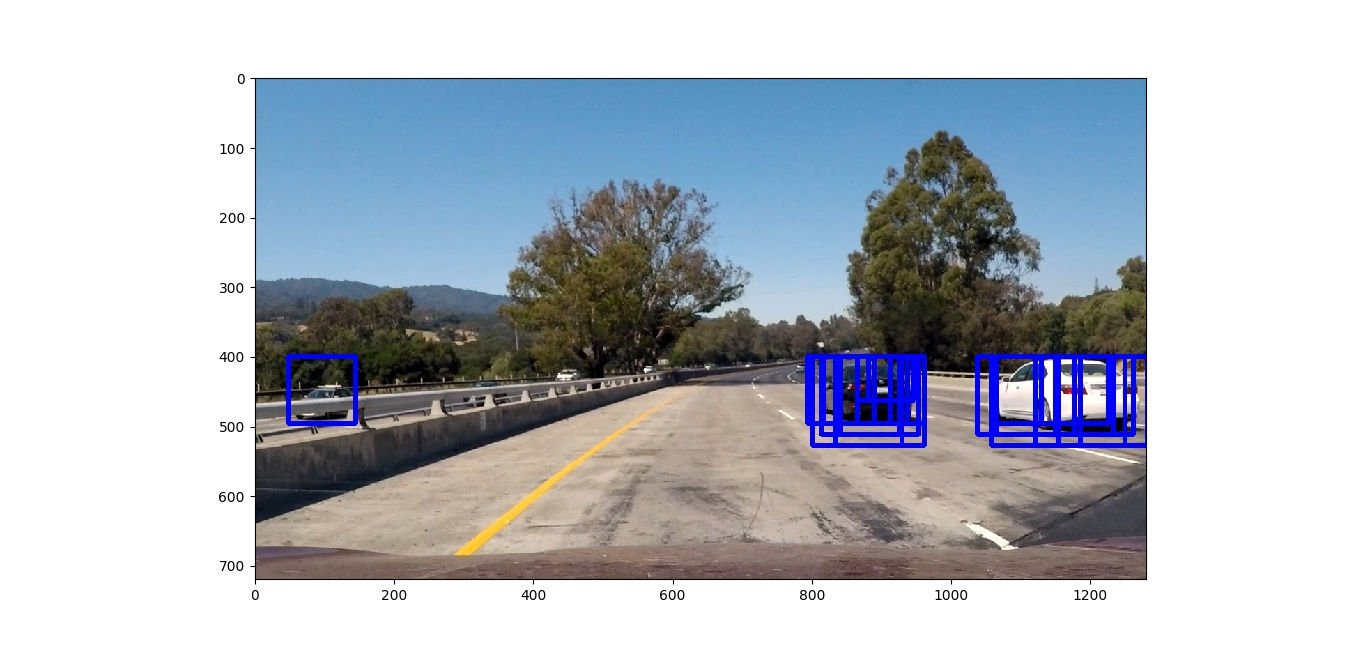
#> input picture examples/sliding_window.jpg, 1366 x 651 px, given in place of test1.jpg, which was not available
$ jupyter execute --allow-errors CarND-Vehicle-Detection.ipynb   (shell and % lines are left out)   (older library calls are emulated)   (text cells are left out)
#> lines starting #> are read from the running program, lines starting #| are printed output that depends on the picture; pictures that were not available may be replaced by others from this repository, and a replacement may not be noted
[cell 1]
import cv2
import random
import glob
import time
import pickle
import numpy as np
import matplotlib
matplotlib.use('Qt4Agg')
import matplotlib.pyplot as plt
import matplotlib.image as mpimg
from mpl_toolkits.mplot3d import Axes3D
from skimage.feature import hog
from scipy.ndimage.measurements import label
from sklearn.model_selection import train_test_split
from sklearn.preprocessing import StandardScaler
from sklearn.svm import LinearSVC
from moviepy.editor import VideoFileClip
from IPython.display import HTML

[cell 2]
### TODO: Tweak these parameters and see how the results change.
color_space = 'YUV' # Can be RGB, HSV, LUV, HLS, YUV, YCrCb
orient = 9  # HOG orientations
pix_per_cell = 8 # HOG pixels per cell
cell_per_block = 2 # HOG cells per block
hog_channel = "ALL" # Can be 0, 1, 2, or "ALL"
spatial_size = (16, 16) # Spatial binning dimensions
hist_bins = 16    # Number of histogram bins
bins_range = (0, 256) # Range of histogram bins, should be (0,1) for .png and (0,256) for .jpg
spatial_feat = True # Spatial features on or off
hist_feat = True # Histogram features on or off
hog_feat = True # HOG features on or off
y_start_stop = [None, None] # Min and max in y to search in slide_window()
max_center_offset = 100 # Allowable search range for a new vehicle
max_frame_hist = 7 # Number of frames to average the vehicle history over
max_loss_count = 3 # Number of allowed missing frames before the vehicle is considered lost
min_lifetime = 3 # Number of consecutive frames needed to see vehicle
# Search windows and scale
ystart = [400, 400, 400, 400]
ystop = [464, 496, 512, 628]
scale = [1.0, 1.5, 1.75, 2.0]

[cell 3]
# [35 lines left out: functions convert_color, get_hog_features, not called in this run]

def bin_spatial(img, size=(32, 32)):
    color1 = cv2.resize(img[:,:,0], size).ravel()
    color2 = cv2.resize(img[:,:,1], size).ravel()
    color3 = cv2.resize(img[:,:,2], size).ravel()
    return np.hstack((color1, color2, color3))

# Define a function to compute color histogram features
# [9 lines left out: function color_hist, not called in this run]

# Define a function to extract features from a list of images
# Have this function call bin_spatial() and color_hist()
def extract_features(imgs, color_space='RGB', spatial_size=(32, 32),
                        hist_bins=32, orient=9,
                        pix_per_cell=8, cell_per_block=2, hog_channel=0,
                        spatial_feat=True, hist_feat=True, hog_feat=True):
    # Create a list to append feature vectors to
    features = []
    # Iterate through the list of images
    for file in imgs:
        file_features = []
        # Read in each one by one
        image = mpimg.imread(file)
        # apply color conversion if other than 'RGB'
        feature_image = convert_color(image, color_space)

        if spatial_feat == True:
            spatial_features = bin_spatial(feature_image, size=spatial_size)
            file_features.append(spatial_features)
        if hist_feat == True:
            # Apply color_hist()
            hist_features = color_hist(feature_image, nbins=hist_bins)
            file_features.append(hist_features)
        if hog_feat == True:
        # Call get_hog_features() with vis=False, feature_vec=True
            if hog_channel == 'ALL':
                hog_features = []
                for channel in range(feature_image.shape[2]):
                    hog_features.append(get_hog_features(feature_image[:,:,channel],
                                        orient, pix_per_cell, cell_per_block,
                                        vis=False, feature_vec=True))
                hog_features = np.ravel(hog_features)
            else:
                hog_features = get_hog_features(feature_image[:,:,hog_channel], orient,
                            pix_per_cell, cell_per_block, vis=False, feature_vec=True)
            # Append the new feature vector to the features list
            file_features.append(hog_features)
        features.append(np.concatenate(file_features))
    # Return list of feature vectors
    return features

# Define a function that takes an image,
# start and stop positions in both x and y,
# window size (x and y dimensions),
# and overlap fraction (for both x and y)
def slide_window(img, x_start_stop=[None, None], y_start_stop=[None, None],
                    xy_window=(64, 64), xy_overlap=(0.5, 0.5)):
    # If x and/or y start/stop positions not defined, set to image size
    if x_start_stop[0] == None:
        x_start_stop[0] = 0
    if x_start_stop[1] == None:
        x_start_stop[1] = img.shape[1]
    if y_start_stop[0] == None:
        y_start_stop[0] = 0
    if y_start_stop[1] == None:
        y_start_stop[1] = img.shape[0]
    # Compute the span of the region to be searched
    xspan = x_start_stop[1] - x_start_stop[0]
    yspan = y_start_stop[1] - y_start_stop[0]
    # Compute the number of pixels per step in x/y
    nx_pix_per_step = np.int(xy_window[0]*(1 - xy_overlap[0]))
    ny_pix_per_step = np.int(xy_window[1]*(1 - xy_overlap[1]))
    # Compute the number of windows in x/y
    nx_buffer = np.int(xy_window[0]*(xy_overlap[0]))
    ny_buffer = np.int(xy_window[1]*(xy_overlap[1]))
    nx_windows = np.int((xspan-nx_buffer)/nx_pix_per_step)
    ny_windows = np.int((yspan-ny_buffer)/ny_pix_per_step)
    # Initialize a list to append window positions to
    window_list = []
    # Loop through finding x and y window positions
    # Note: you could vectorize this step, but in practice
    # you'll be considering windows one by one with your
    # classifier, so looping makes sense
    for ys in range(ny_windows):
        for xs in range(nx_windows):
            # Calculate window position
            startx = xs*nx_pix_per_step + x_start_stop[0]
            endx = startx + xy_window[0]
            starty = ys*ny_pix_per_step + y_start_stop[0]
            endy = starty + xy_window[1]

            # Append window position to list
            window_list.append(((startx, starty), (endx, endy)))
    # Return the list of windows
    return window_list

# Define a single function that can extract features using hog sub-sampling and make predictions
# [67 lines left out: function find_cars, not called in this run]

def draw_boxes(img, bboxes, color=(0, 0, 255), thick=6):
    # Make a copy of the image
    imcopy = np.copy(img)
    # Iterate through the bounding boxes
    for bbox in bboxes:
        # Draw a rectangle given bbox coordinates
        cv2.rectangle(imcopy, bbox[0], bbox[1], color, thick)
    # Return the image copy with boxes drawn
    return imcopy

def add_heat(heatmap, bbox_list):
    # Iterate through list of bboxes
    for box in bbox_list:
        # Add += 1 for all pixels inside each bbox
        # Assuming each "box" takes the form ((x1, y1), (x2, y2))
        heatmap[box[0][1]:box[1][1], box[0][0]:box[1][0]] += 1

    # Return updated heatmap
    return heatmap# Iterate through list of bboxes

def apply_threshold(heatmap, threshold):
    # Zero out pixels below the threshold
    heatmap[heatmap <= threshold] = 0
    # Return thresholded map
    return heatmap

# [136 lines left out: functions find_heatmap, convert_heatmap_to_bbox, find_existing_targets, find_new_targets, draw_labeled_bboxes, pipeline, not called in this run]

class Vehicle():
    # [17 lines left out: functions __init__, reset, not called in this run]

#> (a cell that did not finish here is left out)

#> (a cell that did not finish here is left out)

[cell 6]
# Read in cars and notcars
car_images = glob.glob('vehicles/*/*.png')
notcar_images = glob.glob('non-vehicles/*/*.png')
cars = []
notcars = []
for image in car_images:
    cars.append(image)
for image in notcar_images:
    notcars.append(image)

# Reduce the sample size
sample_size = 2000
random.shuffle(cars)
random.shuffle(notcars)
sample_cars = cars[0:sample_size]
sample_notcars = notcars[0:sample_size]

train_cars = cars
train_notcars = notcars

car_features = extract_features(train_cars, color_space=color_space,
                        spatial_size=spatial_size, hist_bins=hist_bins,
                        orient=orient, pix_per_cell=pix_per_cell,
                        cell_per_block=cell_per_block,
                        hog_channel=hog_channel, spatial_feat=spatial_feat,
                        hist_feat=hist_feat, hog_feat=hog_feat)
notcar_features = extract_features(train_notcars, color_space=color_space,
                        spatial_size=spatial_size, hist_bins=hist_bins,
                        orient=orient, pix_per_cell=pix_per_cell,
                        cell_per_block=cell_per_block,
                        hog_channel=hog_channel, spatial_feat=spatial_feat,
                        hist_feat=hist_feat, hog_feat=hog_feat)

# Create an array stack of feature vectors
X = np.vstack((car_features, notcar_features)).astype(np.float64)

# Define the labels vector
y = np.hstack((np.ones(len(car_features)), np.zeros(len(notcar_features))))

# Split up data into randomized training and test sets
rand_state = np.random.randint(0, 100)
#> (the rest of this cell did not finish here and is left out)

[cell 7]
for fname in glob.glob("examples/color_spaces/*.png"):
    # Read a color image
    img = cv2.imread(fname)

    # Select a small fraction of pixels to plot by subsampling it
    scale = max(img.shape[0], img.shape[1], 64) / 64  # at most 64 rows and columns
    img_small = cv2.resize(img, (np.int(img.shape[1] / scale), np.int(img.shape[0] / scale)), interpolation=cv2.INTER_NEAREST)

    # Convert subsampled image to desired color space(s)
    img_small_RGB = cv2.cvtColor(img_small, cv2.COLOR_BGR2RGB)  # OpenCV uses BGR, matplotlib likes RGB
    img_small_HSV = cv2.cvtColor(img_small, cv2.COLOR_BGR2HSV)
    img_small_HLS = cv2.cvtColor(img_small, cv2.COLOR_BGR2HLS)
    img_small_rgb = img_small_RGB / 255.  # scaled to [0, 1], only for plotting

    # Plot and show
    plot3d(img_small_RGB, img_small_rgb)
    plt.show()
    plot3d(img_small_HSV, img_small_rgb, axis_labels=list("HSV"))
    plt.show()
    plot3d(img_small_HLS, img_small_rgb, axis_labels=list("HLS"))
    plt.show()

[cell 8]
# Read in an image
# You can also read cutout2, 3, 4 etc. to see other examples
image = mpimg.imread('test_images/test1.jpg')
#> image is the input picture: shape (651, 1366, 3); mean R, G, B 182.9, 188.5, 196.4

feature_vec = bin_spatial(image, size=(32, 32))
#> in bin_spatial, `color1 = cv2.resize(img[:,:,0], size).ravel()`: color1 = 1024 values, max 255 at index 0, min 0 at index 563, mean 182
#> in bin_spatial, `color2 = cv2.resize(img[:,:,1], size).ravel()`: color2 = 1024 values, max 255 at index 0, min 1 at index 551, mean 187.7
#> in bin_spatial, `color3 = cv2.resize(img[:,:,2], size).ravel()`: color3 = 1024 values, max 255 at index 0, min 0 at index 552, mean 195.8
#> feature_vec = 3072 values, max 255 at index 0, min 0 at index 563, mean 188.5

# Plot features
plt.plot(feature_vec)
#> (this line was passed over: IPython is not available in this run)
plt.title('Spatially Binned Features')
#> (this line was passed over: IPython is not available in this run)
plt.show()

[cell 9]
# Read in cars and notcars
car_images = glob.glob('vehicles/*/*.png')
notcar_images = glob.glob('non-vehicles/*/*.png')
cars = []
notcars = []
for image in car_images:
    cars.append(image)
#> after the loop, cars = []
for image in notcar_images:
    notcars.append(image)
#> after the loop, notcars = []

# Generate a random index to look at a car image
#> (the rest of this cell did not finish here and is left out)

[cell 10]
image = mpimg.imread('test_video_frames/test_video_25.jpg')
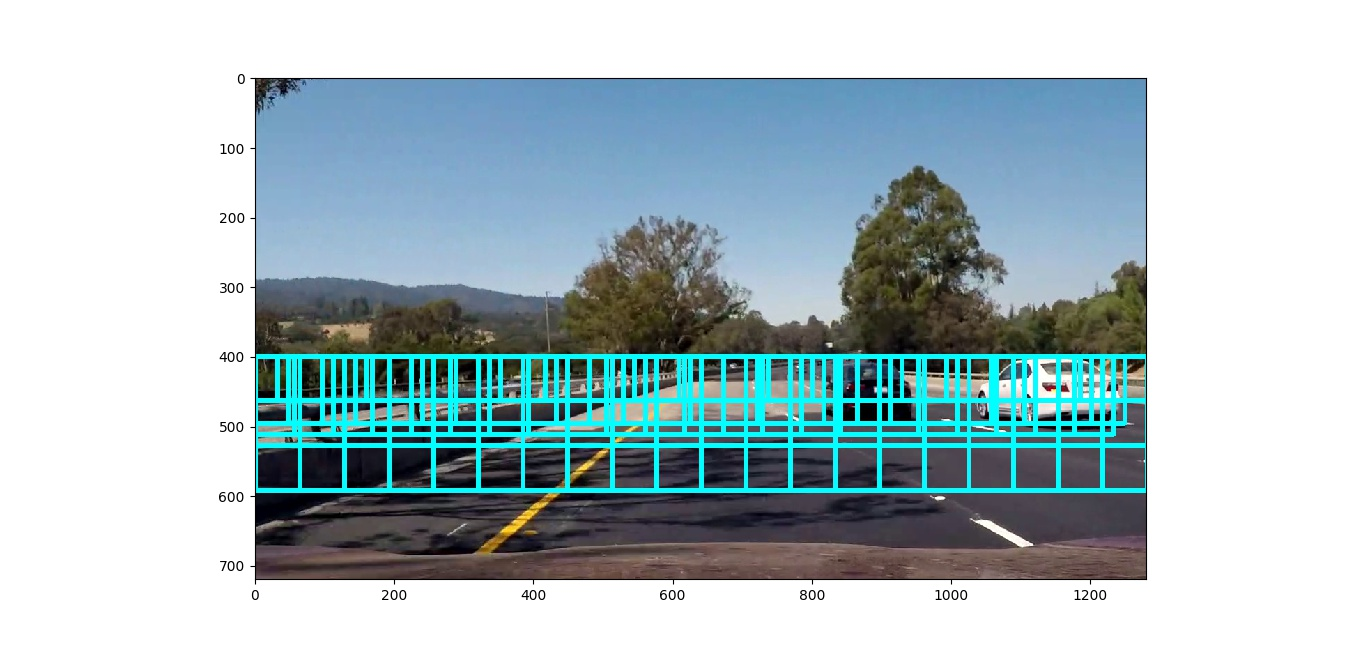
#> input picture examples/sliding_windows.jpg, 1366 x 651 px, given in place of test_video_25.jpg, which was not available
#> image is the input picture: shape (651, 1366, 3); mean R, G, B 171.9, 190.8, 196

ystart = [400, 400, 400, 400]
ystop = [464, 496, 512, 628]
scale = [1.0, 1.5, 1.75, 2.0]
window_img = np.copy(image)
for search in zip(ystart, ystop, scale):

    windows = slide_window(window_img, x_start_stop=(0, image.shape[1]), y_start_stop=(search[0], search[1]),
                        xy_window=(int(search[2]*64), int(search[2]*64)), xy_overlap=(0.5, 0.5))
    window_img = draw_boxes(window_img, windows, color=(0, 255, 255), thick=6)
#> this loop made 4 passes
#> pass 1, `window_img = draw_boxes(window_img, windows, color=(0, 255, 255), thic..`:
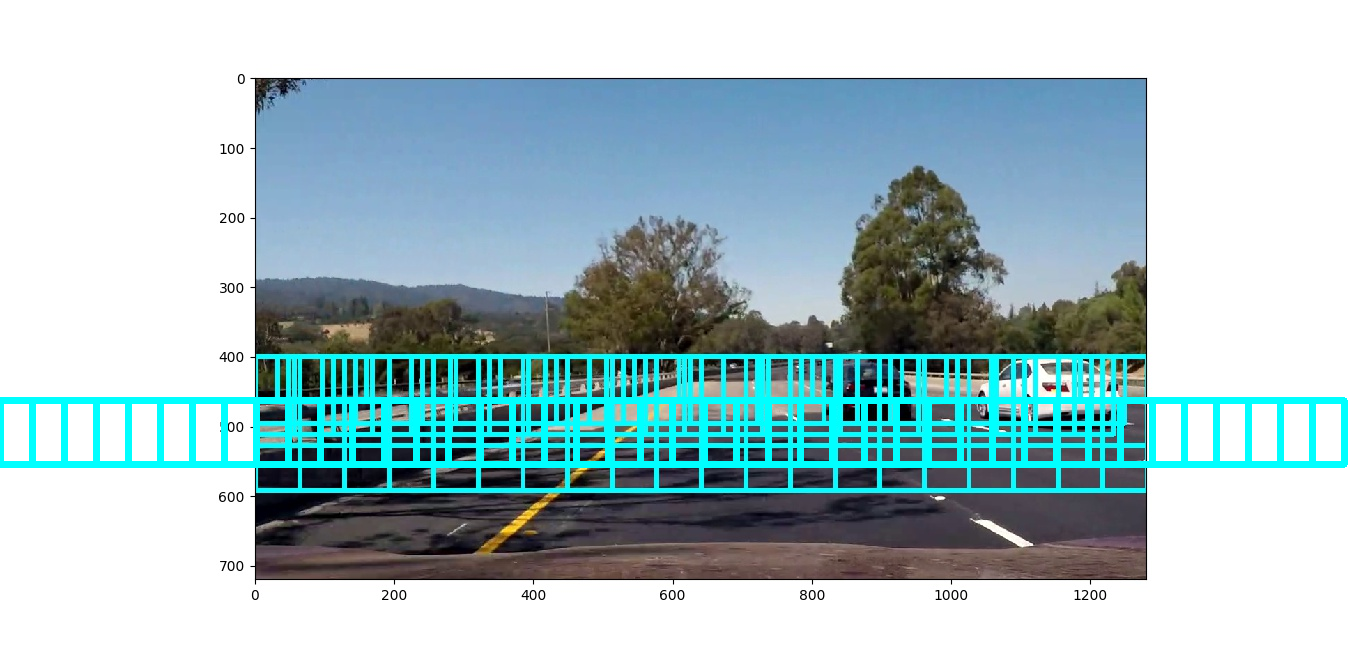
#> window_img: shape (651, 1366, 3); mean R, G, B 167.2, 193.7, 198.8
#> pass 3, `window_img = draw_boxes(window_img, windows, color=(0, 255, 255), thic..`:
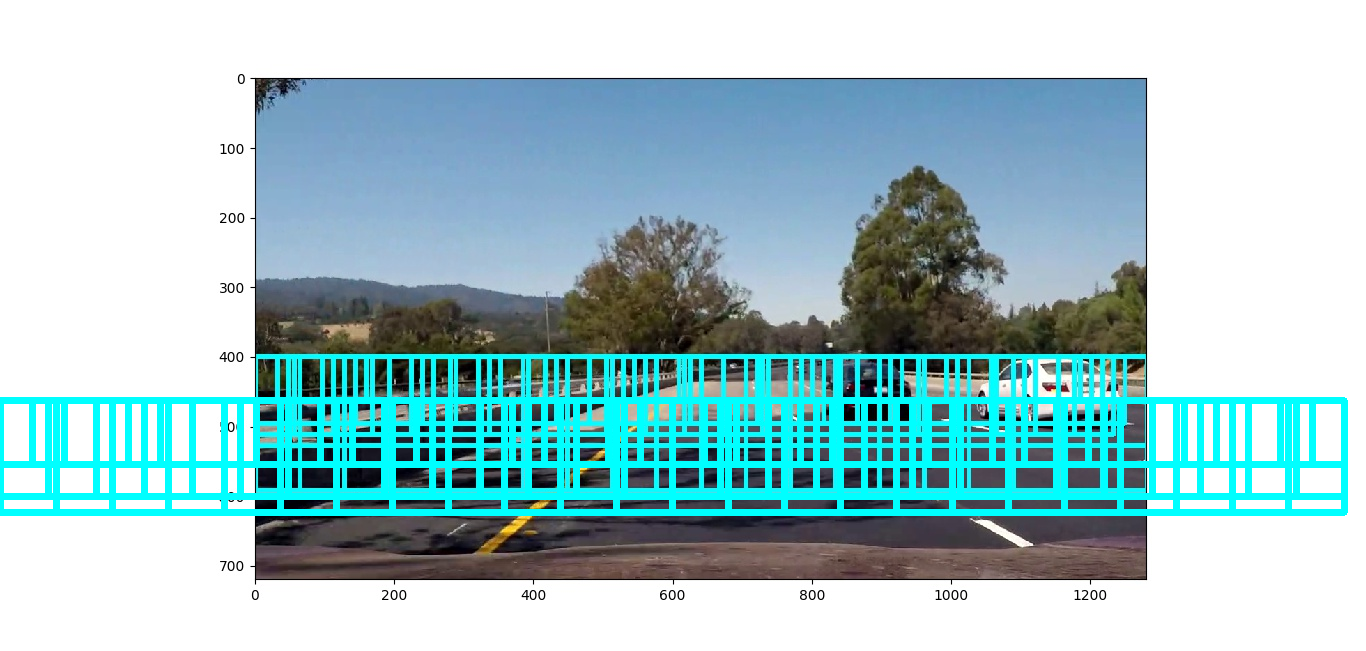
#> window_img: shape (651, 1366, 3); mean R, G, B 161.7, 198.6, 203.6
#> after the loop:
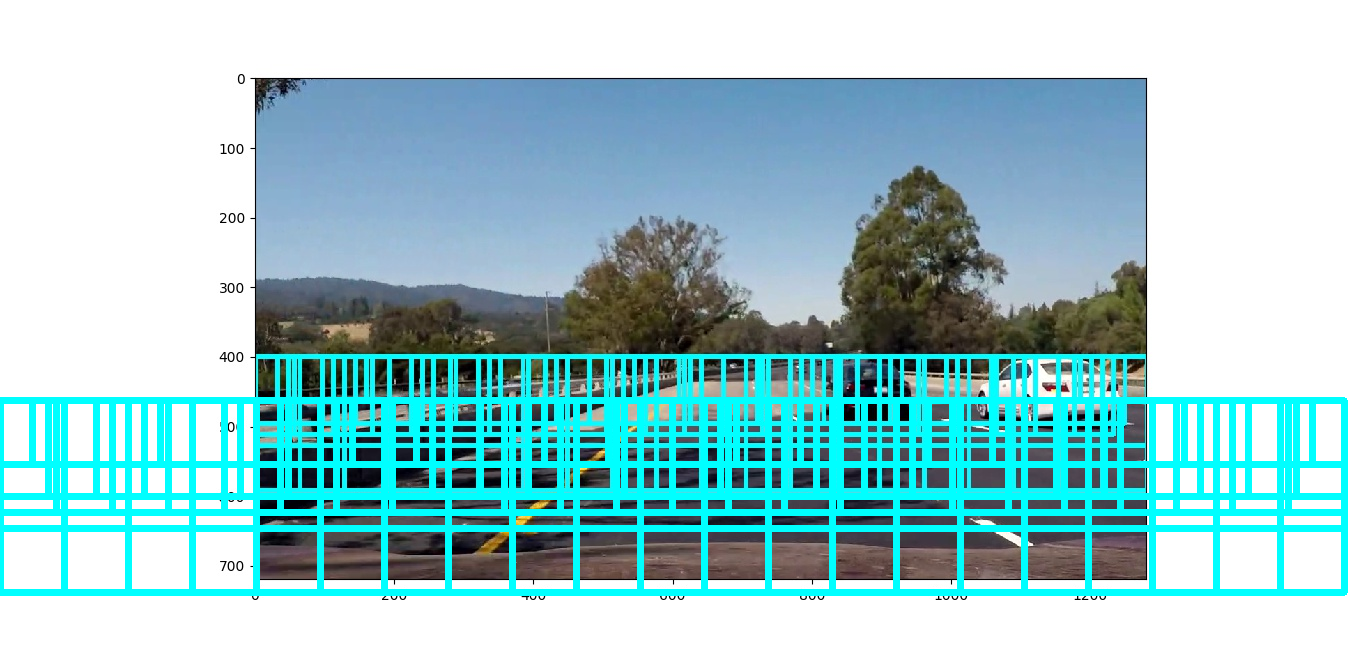
#> window_img: shape (651, 1366, 3); mean R, G, B 155.4, 201.6, 206.5
plt.imshow(window_img)
#> (this line was passed over: IPython is not available in this run)
plt.show()

[cell 11]
img = mpimg.imread('test_images/test1.jpg')
bboxes = []
ystart = [400, 400, 400, 400]
ystop = [464, 496, 512, 628]
scale = [1.0, 1.5, 1.75, 2.0]

#> (the rest of this cell did not finish here and is left out)

[cell 12]
# Read in a pickle file with bboxes saved
# Each item in the "all_bboxes" list will contain a
# list of boxes for one of the images shown above
box_list = bboxes

# Read in image similar to one shown above
image = mpimg.imread('test_images/test5.jpg')
heat = np.zeros_like(image[:,:,0]).astype(np.float)

# Add heat to each box in box list
heat = add_heat(heat,box_list)
#> after the loop in add_heat, `for box in bbox_list:`: heatmap: shape (651, 1366) float64; every value is 0

# Apply threshold to help remove false positives
heat = apply_threshold(heat,2)

# Visualize the heatmap when displaying
heatmap = np.clip(heat, 0, 255)

# Find final boxes from heatmap using label function
labels = label(heatmap)
#> (the rest of this cell did not finish here and is left out)

[cell 13]
fname = 'test_video.mp4'
vidcap = cv2.VideoCapture(fname)
#The easiest way to extract frames is to use the read() method on the vidcap object.
#It returns a tuple where the first element is a success flag and the second is the image array.
#To extract the image array:
success,image = vidcap.read()
# image is an array of array of [R,G,B] values
#To convert the whole video to frames and save each one:
count = 0;
frames = 2000
while success:
    success,image = vidcap.read()
    cv2.imwrite("test_video_frames/{}_{}.jpg".format(fname[:-4], count), image)
    if count == frames:
        break
    count += 1
